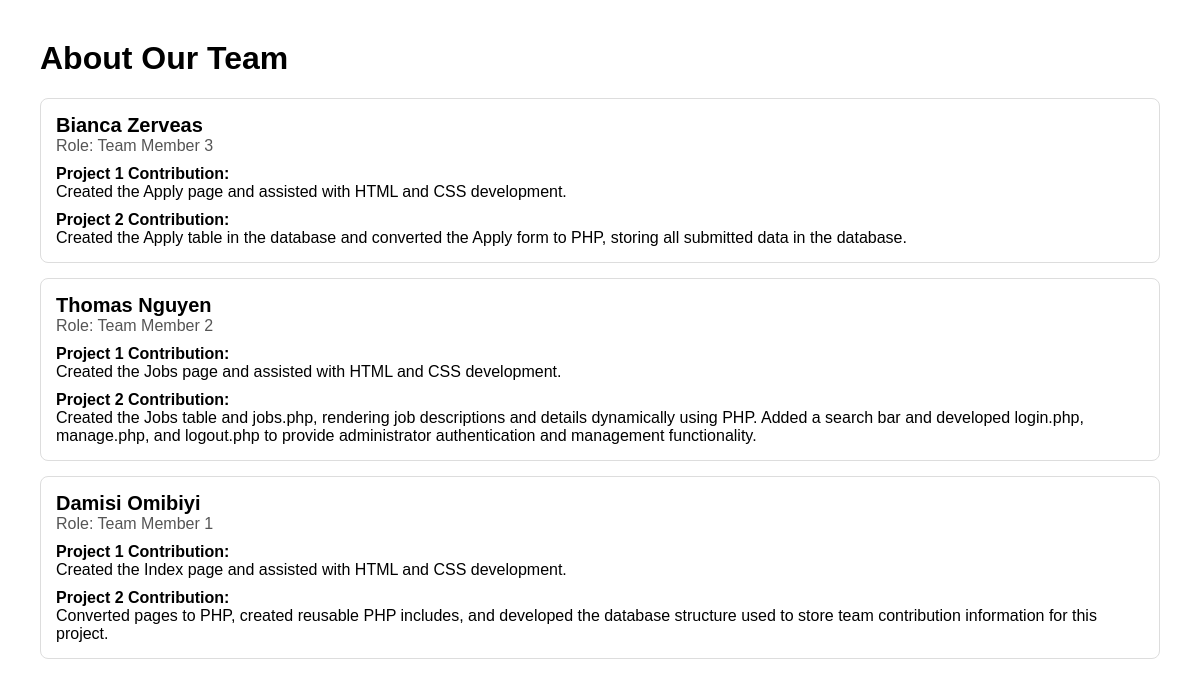
Page /about.php on the committed database.
### tables this page shows
CREATE TABLE `member_contributions` (
  `id` int NOT NULL,
  `member_name` varchar(100) NOT NULL,
  `role` varchar(100) DEFAULT NULL,
  `project_1_contribution` text,
  `project_2_contribution` text
);

### about.php (the view, shortened to what this page needs)
<?php
require_once("settings.php");
try {
    $pdo = new PDO(
        "mysql:host=$host;dbname=$dbname;charset=utf8",
        $username,
        $password
    );
    $pdo->setAttribute(PDO::ATTR_ERRMODE, PDO::ERRMODE_EXCEPTION);
    $stmt = $pdo->prepare("SELECT * FROM member_contributions");
    $stmt->execute();
    $members = $stmt->fetchAll(PDO::FETCH_ASSOC);
} catch (PDOException $e) {
    die("Database connection failed: " . $e->getMessage());
}
?>
<!DOCTYPE html>
<html lang="en">
<head>
</head>
<body>
<h1>About Our Team</h1>
<?php foreach ($members as $member): ?>
    <div class="member-card">
        <div class="member-name">
            <?= htmlspecialchars($member['member_name']) ?>
        </div>
        <div class="role">
            Role: <?= htmlspecialchars($member['role']) ?>
        </div>
        <div>
            <div class="section-title">Project 1 Contribution:</div>
            <div><?= nl2br(htmlspecialchars($member['project_1_contribution'])) ?></div>
        </div>
        <div>
            <div class="section-title">Project 2 Contribution:</div>
            <div><?= nl2br(htmlspecialchars($member['project_2_contribution'])) ?></div>
        </div>
    </div>
<?php endforeach; ?>
</body>
</html>

### about.php (style rules this page uses)
body { font-family: Arial, sans-serif; margin: 40px; }
.member-card { border: 1px solid #ddd; padding: 15px; margin-bottom: 15px; border-radius: 8px; }
.member-name { font-size: 20px; font-weight: bold; }
.role { color: #555; margin-bottom: 10px; }
.section-title { font-weight: bold; margin-top: 10px; }

### rows in the picture
member_contributions: member_name "Bianca Zerveas", role "Team Member 3", project_1_contribution "Created the Apply page and assisted with HTML and CSS development.", project_2_contribution "Created the Apply table in the database and converted the Apply form to PHP, storing all submitted data in the database."
member_contributions: member_name "Thomas Nguyen", role "Team Member 2", project_1_contribution "Created the Jobs page and assisted with HTML and CSS development.", project_2_contribution "Created the Jobs table and jobs.php, rendering job descriptions and details dynamically using PHP. Added a search bar and developed login.php, manage.php, and logout.php to provide administrator authentication and management functionality."
member_contributions: member_name "Damisi Omibiyi", role "Team Member 1", project_1_contribution "Created the Index page and assisted with HTML and CSS development.", project_2_contribution "Converted pages to PHP, created reusable PHP includes, and developed the database structure used to store team contribution information for this project."
